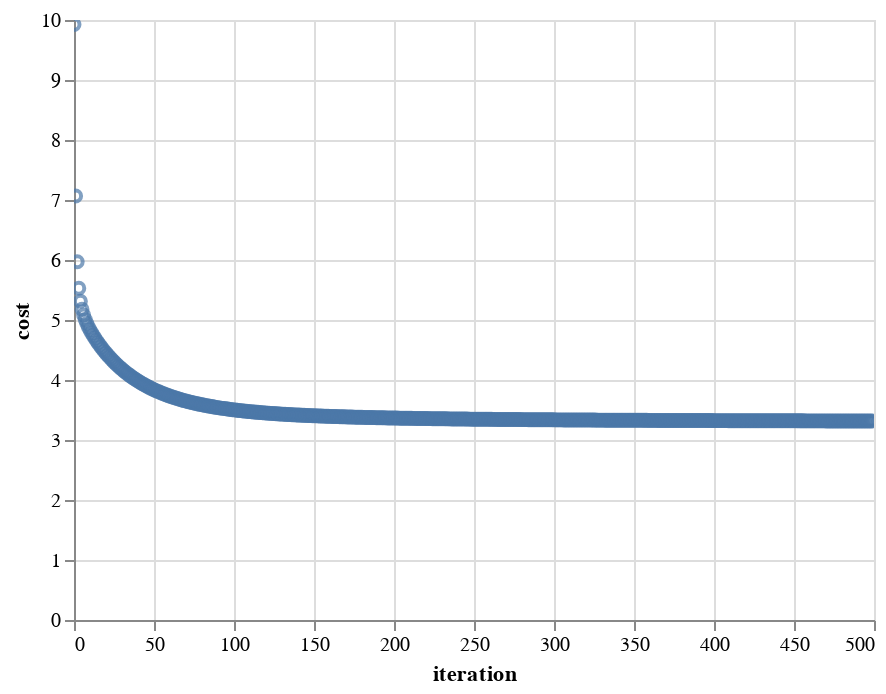

Write notebook code for a chart like this one.
### Markdown cell above
# Iterative computation of parameters _phi_ (multi variable linear regression)

#### Where  
*X* = input data of [$m \times n$] matrix 

*  m = number of data rows, 
*  n = number of independent attributes of each data row

*y* = output (house price), vector of length $m$

_phi_ ($\phi$) = regression coefficients
and

_Where_: X$\phi$ (matrix multiply) = prediced house price

$Predicted_i = \sum_{j=1}^{n} X_{ij} * \phi_j$

### Code cell
#%%time
X, y, phi = setup(data_pd, drop=[])   

#print("input\n", X)
#print("house price (first 10)\n",y[0:10])

phi,cost_list = npSolve(X,y,500,0.5)

print(phi, cost(X,phi,y))

pl = pd.DataFrame({"iteration": range(len(cost_list)),
                  "cost":cost_list})

alt.Chart(pl).mark_point().encode(
    x='iteration', y="cost"
).interactive()

### Figure 1 — Vega-Lite specification as saved in the notebook (floating-point values rounded to 4 significant figures; data arrays with more than 128 entries replaced by an {"elided": "..."} marker saying what was removed)
{"config": {"view": {"continuousWidth": 400, "continuousHeight": 300}}, "data": {"name": "data-eec707e9bac479849e252f47df092166"}, "mark": "point", "encoding": {"x": {"type": "quantitative", "field": "iteration"}, "y": {"type": "quantitative", "field": "cost"}}, "selection": {"selector002": {"type": "interval", "bind": "scales", "encodings": ["x", "y"]}}, "$schema": "https://vega.github.io/schema/vega-lite/v4.8.1.json", "datasets": {"data-eec707e9bac479849e252f47df092166": {"elided": "500 records"}}}
